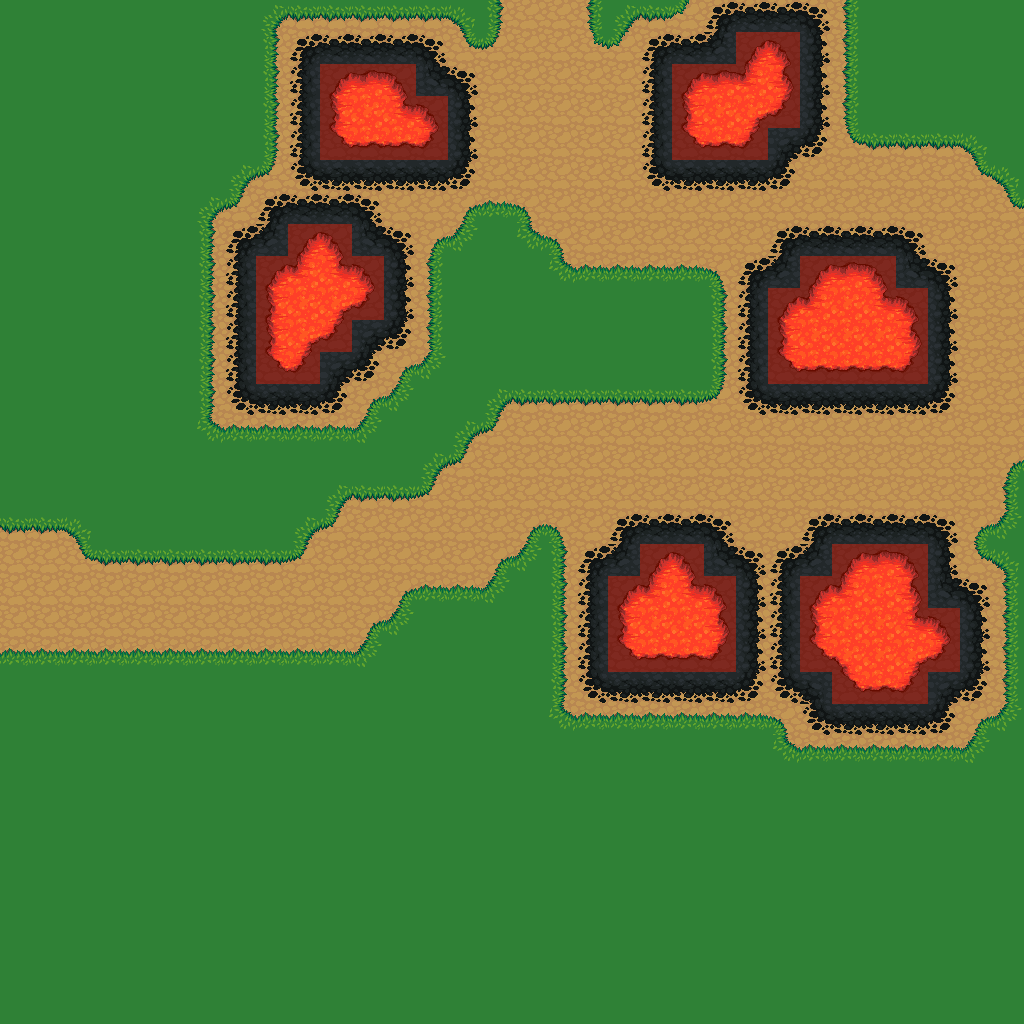

A 2D game scene composited from a Tiled map and its tileset images. What follows is a short description and the map's XML, with each tile layer's data collapsed to a summary:
An orthogonal 32x32 tile map with 32x32 px tiles, 3 tile layers (background, object, collision), 4 tilesets and 2 objects (2x teleport).

<map version="1.0" orientation="orthogonal" width="32" height="32" tilewidth="32" tileheight="32">
 <properties>
  <property name="tileset" value="outside.txt" />
  <property name="title" value="Mountain Path" />
 </properties>
 <tileset firstgid="1" name="tiled_collision" tilewidth="32" tileheight="32">
  <image source="tiled_collision.png" width="480" height="32" />
 </tileset>
 <tileset firstgid="16" name="generic_background" tilewidth="32" tileheight="32">
  <image source="generic_background.png" width="864" height="832" />
 </tileset>
 <tileset firstgid="718" name="small_objects" tilewidth="32" tileheight="64">
  <image source="small_objects.png" width="671" height="512" />
 </tileset>
 <tileset firstgid="878" name="outside_objects" tilewidth="32" tileheight="128">
  <image source="outside_objects.png" width="672" height="768" />
 </tileset>
 <layer name="background" width="32" height="32">
  <data>[1024 cells, 1024 non-empty, 42 distinct tile ids]</data>
 </layer>
 <layer name="object" width="32" height="32">
  <data>[1024 cells, 0 non-empty, 0 distinct tile ids]</data>
 </layer>
 <layer name="collision" width="32" height="32">
  <data>[1024 cells, 91 non-empty, 1 distinct tile ids]</data>
 </layer>
 <objectgroup name="event" width="32" height="32">
  <object name="Teleport to Volcano" type="teleport" x="480" y="0" width="128" height="32">
   <properties>
    <property name="intermap" value="volcano1.txt,16,30" />
   </properties>
  </object>
  <object name="Teleport to Laurelia" type="teleport" x="0" y="512" width="32" height="160">
   <properties>
    <property name="intermap" value="laurelia.txt,176,71" />
   </properties>
  </object>
 </objectgroup>
</map>
